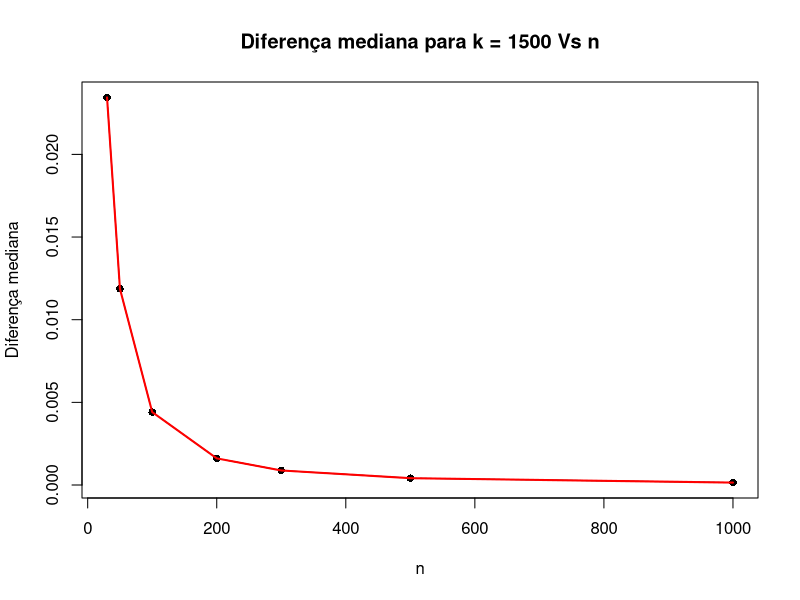

Reproduce this figure in R.
# Setting the seed for reproducibility
set.seed(1158)

# Initializing Parameters
k <- 1500
gamma <- 0.98
prob <- 0.7

# Initializing variables
n <- c(30, 50, 100, 200, 300, 500, 1000)
z <- qnorm((1 + gamma) / 2)
a <- qnorm((1 - gamma) / 2 + gamma)

# Creating empty vectors
comp_1 <- numeric()
comp_2 <- numeric()
dif_mean <- numeric()

# Loop over different values of n
for (i in 1:length(n)) {
    # Generating samples
    samples <- replicate(k, {
        a <- rbinom(n[i], 1, prob)
    })
    s_mean <- colMeans(samples)
    for (j in 1:length(s_mean)) {
        solutions <- Re(polyroot(c(s_mean[j]^2, (-2 * n[i] * s_mean[j] - z^2) / n[i], (n[i] + z^2) / n[i])))
        comp_1 <- c(comp_1, solutions[2] - solutions[1])
        comp_2 <- c(comp_2, (s_mean[j] + a * sqrt((s_mean[j] * (1 - s_mean[j])) / n[i])) - (s_mean[j] - a * sqrt((s_mean[j] * (1 - s_mean[j])) / n[i])))
    }
    dif_atual <- abs(comp_2 - comp_1)
    dif_mean <- c(dif_mean, mean(dif_atual))

    # Resetting variables for next iteration
    comp_1 <- 0
    comp_2 <- 0
    dif_atual <- 0
}

# Initialise the directory to save the plot
pdf(file = "/Users/pimpao/Library/CloudStorage/OneDrive-Personal/Code/R/Projeto PE 22_23/pergunta_9/Rplot.pdf", width = 10, height = 10)

# Plotting the results with connected lines
plot(n, dif_mean, type = "b", pch = 16, xlab = "n", ylab = "Diferença mediana", main = "Diferença mediana para k = 1500 Vs n")
lines(n, dif_mean, type = "l", col = "red", lwd = 2)

dev.off()
